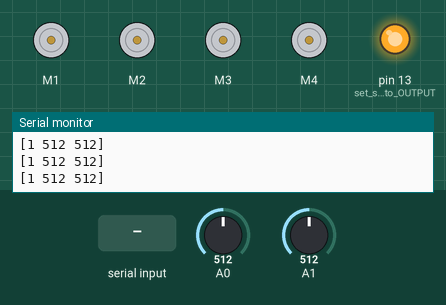
Simulated run of this sketch. Board: Arduino Uno, built with avr-gcc and run on an emulated ATmega328P. Shown: 4 × DC motor (green arrow = forward, orange = backward, longer = faster), output pins drawn as LEDs (lit = HIGH), the last lines printed to the serial monitor. Inputs (shaded band) come from the test bench; at power-on: A0 = 512, A1 = 512.

Above: at 1.2 s.
1.3 s: "[90 45 200 10 150]\n" received over Serial
At 1.55 s:
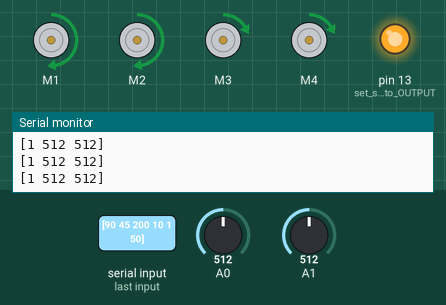
3.3 s: A0 set to 90
At 3.8 s:
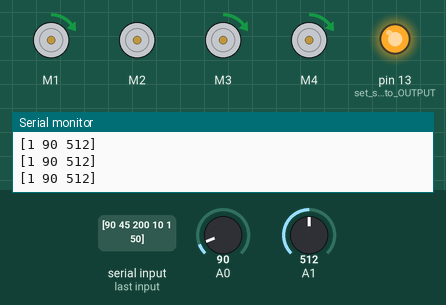
6.3 s: "30,150\n" received over Serial
At 7.2 s:
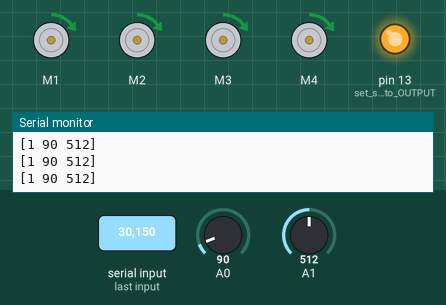
Timing chart, 0 to 61.8 s (numbered marks = the images above; inputs shaded):
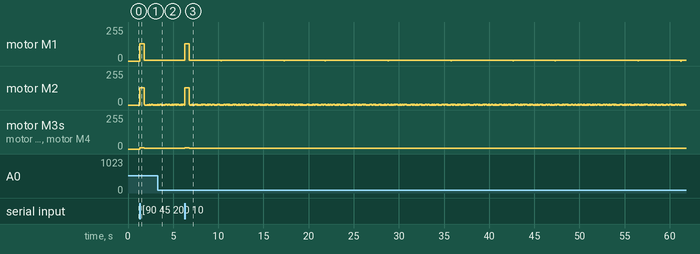

The sketch:

dev01-shoulder.ino
```cpp
#include <Wire.h>
#include <Adafruit_MotorShield.h>
#include "utility/Adafruit_PWMServoDriver.h"
#include <string.h>

#define DEV_ID 1

Adafruit_MotorShield AFMS = Adafruit_MotorShield();
Adafruit_DCMotor *motors[4];
static int v[2];
static int instr_activate;
static bool leg_theta_act;
static bool leg_vel_act;

const int bufsize = 256;
const int safesize = bufsize / 2;
char buf[bufsize];
char msg[bufsize];
char wbuf[safesize];
unsigned long msecs;
unsigned long timeout;
char numbuf[4];

int limit(int x, int a, int b) {
  if (x > b) {
    return b;
  } else if (x < a) {
    return a;
  } else {
    return x;
  }
}

void setmotors(int topv, int btmv) {
  bool topisneg = topv < 0;
  bool btmisneg = btmv < 0;
  topv = limit(abs(topv), 0, 128);
  btmv = limit(abs(btmv), 0, 128);
  motors[0]->setSpeed(btmv);
  motors[1]->setSpeed(btmv);
  motors[2]->setSpeed(topv);
  motors[3]->setSpeed(topv);
  if (topv == 0) {
    motors[2]->run(RELEASE);
    motors[3]->run(RELEASE);
  } else if (topisneg) {
    motors[2]->run(BACKWARD);
    motors[3]->run(BACKWARD);
  } else {
    motors[2]->run(FORWARD);
    motors[3]->run(FORWARD);
  }
  if (btmv == 0) {
    motors[0]->run(RELEASE);
    motors[1]->run(RELEASE);
  } else if (btmisneg) {
    motors[0]->run(BACKWARD);
    motors[1]->run(BACKWARD);
  } else {
    motors[0]->run(FORWARD);
    motors[1]->run(FORWARD);
  }
}

void setup() {
  motors[0] = AFMS.getMotor(1);
  motors[1] = AFMS.getMotor(2);
  motors[2] = AFMS.getMotor(3);
  motors[3] = AFMS.getMotor(4);

  pinMode(A0, INPUT);
  pinMode(A1, INPUT);

  pinMode(13, OUTPUT); // set status LED to OUTPUT and HIGH
  digitalWrite(13, HIGH);

  AFMS.begin();
  setmotors(0, 0);
  Serial.begin(57600);
  msecs = millis();
  timeout = millis();
}

static int targetv[2];
static int prevv[2];
static int targetp[2];

void loop() {
  int nbytes = 0;
  if ((nbytes = Serial.available())) {
    timeout = millis();
    // read + attach null byte
    int obytes = strlen(buf);
    Serial.readBytes(&buf[obytes], nbytes);
    buf[nbytes + obytes] = '\0';

    // resize just in case
    if (strlen(buf) > safesize) {
      memmove(buf, &buf[strlen(buf) - safesize], safesize);
      buf[safesize] = '\0'; // just in case
    }

    // extract possible message
    char *s, *e;
    if ((e = strchr(buf, '\n'))) {
      e[0] = '\0';
      if ((s = strrchr(buf, '['))) {
        // CUSTOMIZE
        sscanf(s, "[%d %d %d %d %d]\n",
          &instr_activate,
          &targetp[0],
          &targetp[1],
          &targetv[0],
          &targetv[1]);
        leg_theta_act = instr_activate & 0x01;
        leg_vel_act = (instr_activate & 0x02) >> 1;
        timeout = millis();
      }
      memmove(buf, &e[1], strlen(&e[1]) + sizeof(char));
    }
  }

  // EMERGENCY STOP: MASTER COMM LOST
  if (millis() - timeout > 500) {
    // after .5 seconds, stop the robot
    setmotors(0, 0);
    prevv[0] = 0;
    prevv[1] = 0;
  }

  if (leg_vel_act) {
    // do nothing, this will override all the later statements
  } else if (leg_theta_act) {
    targetv[0] = (targetp[0] - analogRead(A0)) * 2;
    targetv[1] = (targetp[1] - analogRead(A1)) * 2;
  }

  int deltav[2] = { limit(targetv[0] - prevv[0], -4, 4),
                    limit(targetv[1] - prevv[1], -4, 4) };
  v[0] = limit(prevv[0] + deltav[0], -255, 255);
  v[1] = limit(prevv[1] + deltav[1], -255, 255);
  setmotors(v[0], v[1]);
  prevv[0] = v[0];
  prevv[1] = v[1];

  if (millis() - msecs > 100) {
    sprintf(wbuf, "[%d %d %d]\n",
      DEV_ID,
      analogRead(A0),
      analogRead(A1));
    Serial.print(wbuf);
    msecs = millis();
  }
}
```

Measured:
- after the input at 1.3 s, motor M1: stopped → forward 128/255 at once, → forward 4/255 0.50 s later; motor M3, motor M4: stopped → forward 10/255 at once, → forward 4/255 0.50 s later
- after the input at 3.3 s, motor M2: alternates forward 4/255 for 0.02 s and stopped for 0.02 s, starting after 0.19 s
- after the input at 6.3 s, motor M3, motor M4: forward 4/255 → forward 10/255 at once, → forward 4/255 0.49 s later
